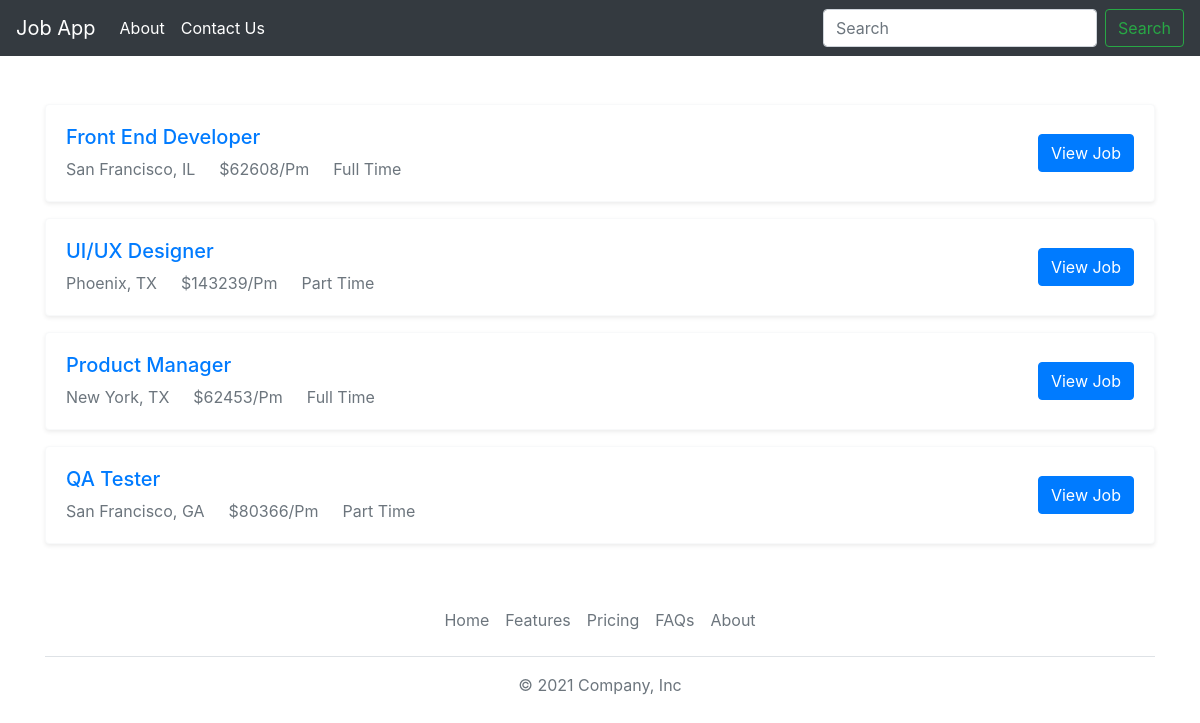
The page / on the database its author committed.
### JobPost/models.py (models this page shows, shortened)
class JobPost(models.Model):
    JOB_TYPE_CHOICES = [
        ('Full Time', 'Full Time'),
        ('Part Time', 'Part Time'),
    ]
    title = models.CharField(max_length=200)
    description = models.TextField()
    date = models.DateTimeField(auto_now_add=True) #add date when adding
    salary = models.IntegerField()
    slug = models.SlugField(null=True, max_length=40, unique=True)
    expiry = models.DateField(null=True)
    location = models.OneToOneField(Location,on_delete=models.CASCADE, null=True)
    author = models.ForeignKey(Author, on_delete=models.CASCADE)
    skills = models.ManyToManyField(Skill)
    type = models.CharField(max_length=200, null=False, choices=JOB_TYPE_CHOICES)

class Location(models.Model):
    street = models.CharField(max_length=255)
    city = models.CharField(max_length=255)
    state = models.CharField(max_length=255)
    country = models.CharField(max_length=100)
    zip = models.CharField(max_length=20)

### JobPost/views.py (the view)
# urls.py: 2. Add a URL to urlpatterns:  path('', views.home, name='home')
def home(request):
    context = {
        'jobs' : JobPost.objects.filter()
    }
    return render(request, 'JobPost/home.html', context)

### JobPost/templates/JobPost/home.html (shortened to what this page needs)
{% extends "layout.html" %}
{% block content %}
    <div class="container mt-5">
        <div class="row">
            {% for job in jobs %}
            <div class="col-12 mb-3">
                <div class="card border-light shadow-sm">
                    <div class="card-body d-flex align-items-center justify-content-between">
                        <div class="job-info">
                            <h5 class="card-title mb-2">
                                <a href="{% url 'job_detail' job.slug %}" class="text-primary">{{ job.title }}</a>
                            </h5>
                            <div class="d-flex align-items-center text-muted">
                                <span class="mr-4">
                                     {{ job.location.city }}, {{ job.location.state }}
                                </span>
                                <span class="mr-4">
                                     ${{ job.salary}}/Pm
                                </span>
                                <span>
                                     {{ job.type }}
                                </span>
                            </div>
                        </div>
                        <div>
                            <a href="{% url 'job_detail' job.slug %}" class="btn btn-primary">View Job</a>
                        </div>
                    </div>
                </div>
            </div>
            {% endfor %}
        </div>
    </div>
{% endblock content %}

### templates/layout.html (shortened to what this page needs)
<!DOCTYPE html>
<html lang="en">
<head>
    <link rel="stylesheet" href="https://stackpath.bootstrapcdn.com/bootstrap/4.5.2/css/bootstrap.min.css">
</head>
<body>
    <nav class="navbar navbar-expand-lg navbar-dark bg-dark">
        <a class="navbar-brand" href={% url 'home' %}>Job App</a>
        <div class="collapse navbar-collapse" id="navbarSupportedContent">
            <ul class="navbar-nav mr-auto">
                <li class="nav-item active">
                    <a class="nav-link" href="#">About <span class="sr-only">(current)</span></a>
                </li>
                <li class="nav-item active">
                    <a class="nav-link" href="#">Contact Us  <span class="sr-only">(current)</span></a>
                </li>
            </ul>
            <form class="form-inline my-2 my-lg-0">
                <input class="form-control mr-sm-2" type="search" placeholder="Search" aria-label="Search">
                <button class="btn btn-outline-success my-2 my-sm-0" type="submit">Search</button>
            </form>
        </div>
    </nav>
    {% block content %}{% endblock  %}
    <div class="container">
        <footer class="py-3 my-4">
          <ul class="nav justify-content-center border-bottom pb-3 mb-3">
            <li class="nav-item"><a href="{% url 'home' %}" class="nav-link px-2 text-muted">Home</a></li>
            <li class="nav-item"><a href="#" class="nav-link px-2 text-muted">Features</a></li>
            <li class="nav-item"><a href="#" class="nav-link px-2 text-muted">Pricing</a></li>
            <li class="nav-item"><a href="#" class="nav-link px-2 text-muted">FAQs</a></li>
            <li class="nav-item"><a href="#" class="nav-link px-2 text-muted">About</a></li>
          </ul>
          <p class="text-center text-muted">© 2021 Company, Inc</p>
        </footer>
      </div>
</body>
</html>

### rows shown on the page
JobPost: title "Front End Developer", location.city "San Francisco", location.state "IL", salary "62608", type "Full Time"
JobPost: title "UI/UX Designer", location.city "Phoenix", location.state "TX", salary "143239", type "Part Time"
JobPost: title "Product Manager", location.city "New York", location.state "TX", salary "62453", type "Full Time"
JobPost: title "QA Tester", location.city "San Francisco", location.state "GA", salary "80366", type "Part Time"
